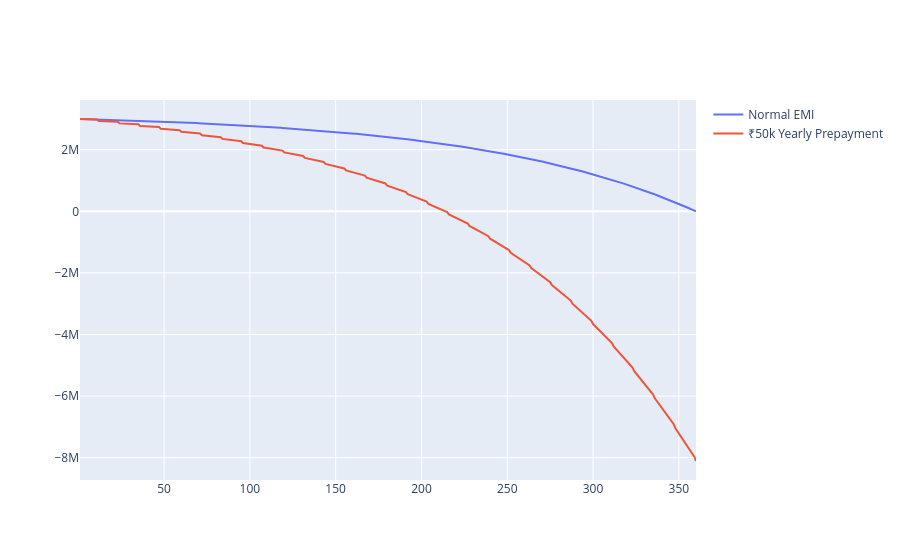

Source (notebook cell):
### Code cell
# Plot 4 – Yearly Prepayment Effect
fig = go.Figure()

fig.add_trace(go.Scatter(
    x=df["Month"],
    y=df["Balance"],
    name="Normal EMI"
))

fig.add_trace(go.Scatter(
    x=df_yearly["Month"],
    y=df_yearly["Balance"],
    name="₹50k Yearly Prepayment"
))

fig.show()

### Figure 1 — Plotly figure (JSON) as saved in the notebook; plotly's stock layout.template omitted (floating-point values rounded to 4 significant figures; data arrays with more than 128 entries replaced by an {"elided": "..."} marker saying what was removed)
{"data": [{"name": "Normal EMI", "type": "scatter", "x": {"elided": "360 int values"}, "y": {"elided": "360 float values"}}, {"name": "₹50k Yearly Prepayment", "type": "scatter", "x": {"elided": "360 int values"}, "y": {"elided": "360 float values"}}], "layout": {}}
